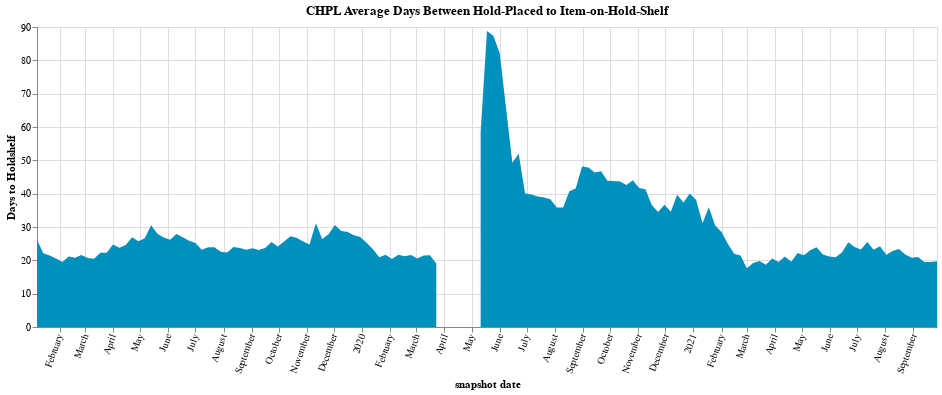

Notebook code cell kept with this figure:
### Code cell
chart

### Figure 1 — Vega-Lite specification as saved in the notebook (floating-point values rounded to 4 significant figures; data arrays with more than 128 entries replaced by an {"elided": "..."} marker saying what was removed)
{"config": {"view": {"continuousWidth": 400, "continuousHeight": 300}}, "data": {"name": "data-00a9b461977e254b078c0b7f839923da"}, "mark": {"type": "area", "color": "#0090bd"}, "encoding": {"tooltip": [{"type": "temporal", "field": "start_date"}, {"type": "temporal", "field": "end_date"}, {"type": "quantitative", "field": "count_items"}, {"type": "quantitative", "field": "avg_days_diff"}], "x": {"type": "temporal", "axis": {"labelAngle": -70, "title": "snapshot date"}, "field": "end_date"}, "y": {"type": "quantitative", "field": "avg_days_diff", "title": "Days to Holdshelf"}}, "title": "CHPL Average Days Between Hold-Placed to Item-on-Hold-Shelf", "width": 900, "$schema": "https://vega.github.io/schema/vega-lite/v4.8.1.json", "datasets": {"data-00a9b461977e254b078c0b7f839923da": {"elided": "143 records"}}}
